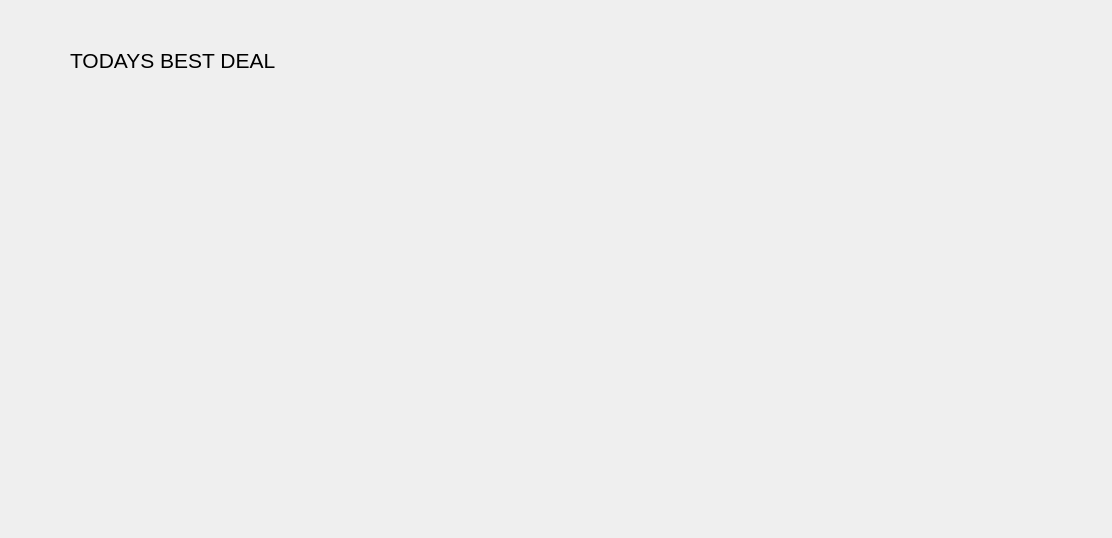
<?xml version="1.0" encoding="UTF-8"?>
<ui version="4.0">
 <class>Dialog</class>
 <widget class="QDialog" name="Dialog">
  <property name="geometry">
   <rect>
    <x>0</x>
    <y>0</y>
    <width>1112</width>
    <height>538</height>
   </rect>
  </property>
  <property name="windowTitle">
   <string>Dialog</string>
  </property>
  <widget class="QLabel" name="label">
   <property name="geometry">
    <rect>
     <x>70</x>
     <y>40</y>
     <width>271</width>
     <height>41</height>
    </rect>
   </property>
   <property name="styleSheet">
    <string notr="true">font: 700 italic 10pt &quot;Segoe UI&quot;;</string>
   </property>
   <property name="text">
    <string>&lt;html&gt;&lt;head/&gt;&lt;body&gt;&lt;p&gt;&lt;span style=&quot; font-size:16pt;&quot;&gt;TODAYS BEST DEAL&lt;/span&gt;&lt;/p&gt;&lt;/body&gt;&lt;/html&gt;</string>
   </property>
  </widget>
  <widget class="QLabel" name="label_2">
   <property name="geometry">
    <rect>
     <x>90</x>
     <y>110</y>
     <width>251</width>
     <height>251</height>
    </rect>
   </property>
   <property name="styleSheet">
    <string notr="true">border-image: url(:/lux.jpg);
border-radius:15px;</string>
   </property>
   <property name="text">
    <string/>
   </property>
  </widget>
  <widget class="QLabel" name="label_4">
   <property name="geometry">
    <rect>
     <x>380</x>
     <y>110</y>
     <width>251</width>
     <height>251</height>
    </rect>
   </property>
   <property name="styleSheet">
    <string notr="true">border-image: url(:/PRO.jpg);
border-radius:15px;</string>
   </property>
   <property name="text">
    <string/>
   </property>
  </widget>
 </widget>
 <resources/>
 <connections/>
</ui>
